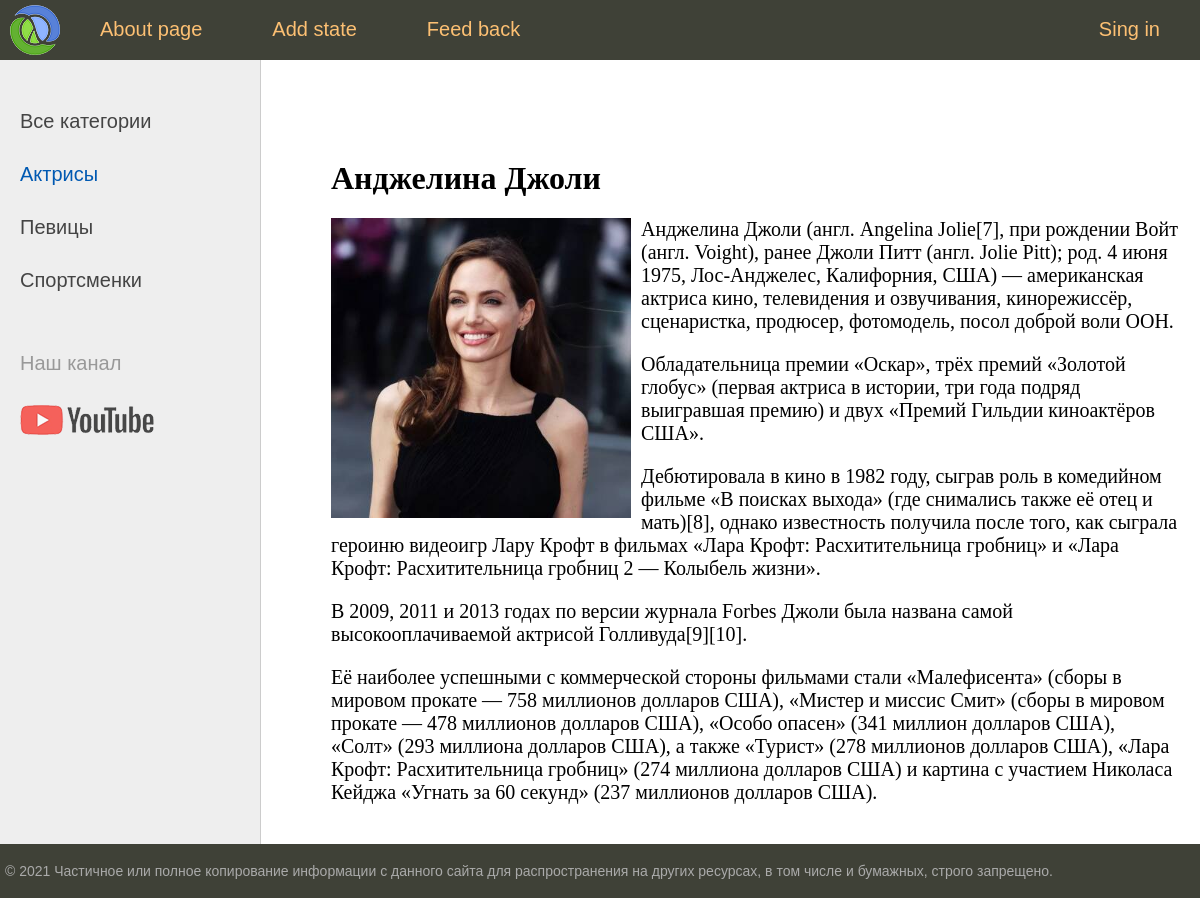
The app's page /post/andzhelina-dzholi/ with its own data.
### women/models.py (models this page shows, shortened)
class Menu(models.Model):
    title = models.CharField(max_length=255, verbose_name='title')
    url_name = models.CharField(max_length=255,null=True, verbose_name='url name')
    class Meta:
        verbose_name = 'Menu'
        verbose_name_plural = 'Menu'
        ordering = ['id']

class Category(models.Model):
    name = models.CharField(max_length=100, db_index=True,verbose_name='category')
    slug = models.SlugField(max_length=255, unique=True, db_index=True, verbose_name='URL')
    def get_absolut_url(self):
        return reverse('category', kwargs={'cat_slug': self.slug})
    class Meta:
        verbose_name = 'Category'
        verbose_name_plural = 'Categories'
        ordering = ['id']

class Women(models.Model):
    title = models.CharField(max_length=255, verbose_name='title')
    slug = models.SlugField(max_length=255, unique=True, db_index=True, verbose_name='URL')
    content = models.TextField(blank=True, verbose_name='content')
    photo = models.ImageField(upload_to='photos/%Y/%m/%d/', verbose_name='photo')
    time_create = models.DateTimeField(auto_now_add=True, verbose_name='time create')
    time_update = models.DateTimeField(auto_now=True, verbose_name='time update')
    is_published = models.BooleanField(default=True, verbose_name='is published')
    cat = models.ForeignKey('Category', on_delete=models.PROTECT, verbose_name='category')
    class Meta:
        verbose_name = 'Famous women'
        verbose_name_plural = 'Famous women'
        ordering = ['time_create','title']

### women/views.py (the view)
# urls.py: path('post/<slug:post_slug>/', show_post, name='post'),
def show_post(request, post_slug):
    post = get_object_or_404(Women, slug=post_slug)
    context = {
        'post': post,
        'title': post.title,
        'cat_selected': post.cat_id,
    }
    return  render(request, 'women/post.html', context=context)

### women/templatetags/women_tags.py (called while the page is built)
@register.inclusion_tag('women/list_categories.html')
def show_categories(sort=None, cat_selected=0):
    cats = Category.objects.all() if not sort else Category.objects.order_by(sort)
    return  {'cats': cats, 'cat_selected': cat_selected}

@register.inclusion_tag('women/list_menu.html')
def get_menu():
    menu = Menu.objects.all()
    return {'menu': menu}

### women/templates/women/post.html
{% extends 'women/base.html' %}
{% block content%}
<h1>{{ post.title }}</h1>
{% if post.photo %}
    <p><img class="img-article-left" src="{{ post.photo.url }}"> </p>
{% endif %}
{{ post.content|linebreaks }}
{% endblock %}

### women/templates/women/list_menu.html
{% for m in menu %}
	{% if not forloop.last %}
			<li><a href="{% url m.url_name %}">{{m.title}}</a></li>
	{% else %}
			<li class="last"><a href="{% url m.url_name %}">{{m.title}}</a></li>
	{% endif %}
{% endfor %}

### women/templates/women/list_categories.html
{% for c in cats %}
	{% if c.pk == cat_selected %}
		<li class="selected">{{c.name}}</li>
	{% else %}
		<li><a href="{{ c.get_absolut_url }}">{{c.name}}</a></li>
	{% endif %}
{% endfor %}

### women/static/women/css/styles.css (style rules this page uses)
html, body { font-family: 'Arial'; margin: 0; padding: 0; height: 100%; width: 100%; color: #444; }
a { color: #0059b2; text-decoration: none; }
img { max-width: 600px; height: auto; }
img.img-article-left { max-width: 300px; height: auto; float: left; padding: 0 10px 10px 0; }
ul.mainmenu li { float: left; margin: 18px 40px 0 30px; }
ul.mainmenu li.last { float: right; }
ul.mainmenu li a { color: #fdc073; text-decoration: none; }
.left-chapters ul li { margin: 30px 0 0 0; color: #999; }
.left-chapters ul li.selected { color: #0059b2; }
.left-chapters ul li a { color: #444; text-decoration: none; }
.content-text h1 { font-size: 32px; }

### records on screen
Menu: title "About page"
Menu: title "Add state"
Menu: title "Feed back"
Menu: title "Sing in"
Category: name "Актрисы"
Category: name "Певицы"
Category: name "Спортсменки"
Women: title "Анджелина Джоли", photo (picture), content "Анджелина Джоли (англ. Angelina Jolie[7], при рождении Войт (англ. Voight), ранее Джоли Питт (англ. Jolie Pitt); род. 4 июня 1975, Лос-Анджелес, Калифорния, США) — американская актриса кино, телевидения и озвучивания, кинорежиссёр, сценаристка, продюсер, фотомодель, посол доброй воли ООН. Обладательница премии «Оскар», трёх премий «Золотой глобус» (первая актриса в истории, три года подряд выигравшая премию) и двух «Премий Гильдии киноактёров США». Дебютировала в кино в 1982 году, сыграв роль в комедийном фильме «В поисках выхода» (где снимались также её отец и мать)[8], однако известность получила после того, как сыграла героиню видеоигр Лару Крофт в фильмах «Лара Крофт: Расхитительница…"
